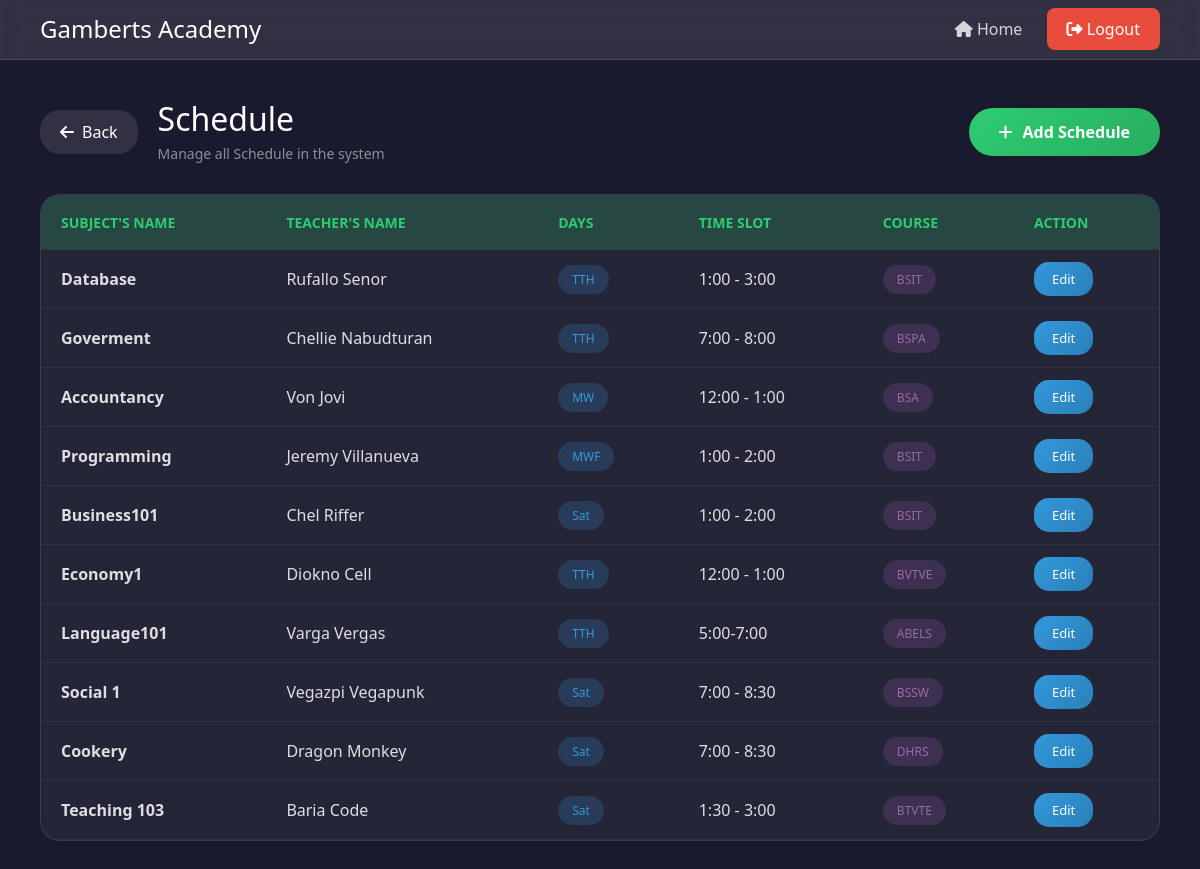
Before: /Test_Schedule/ with the older database file.
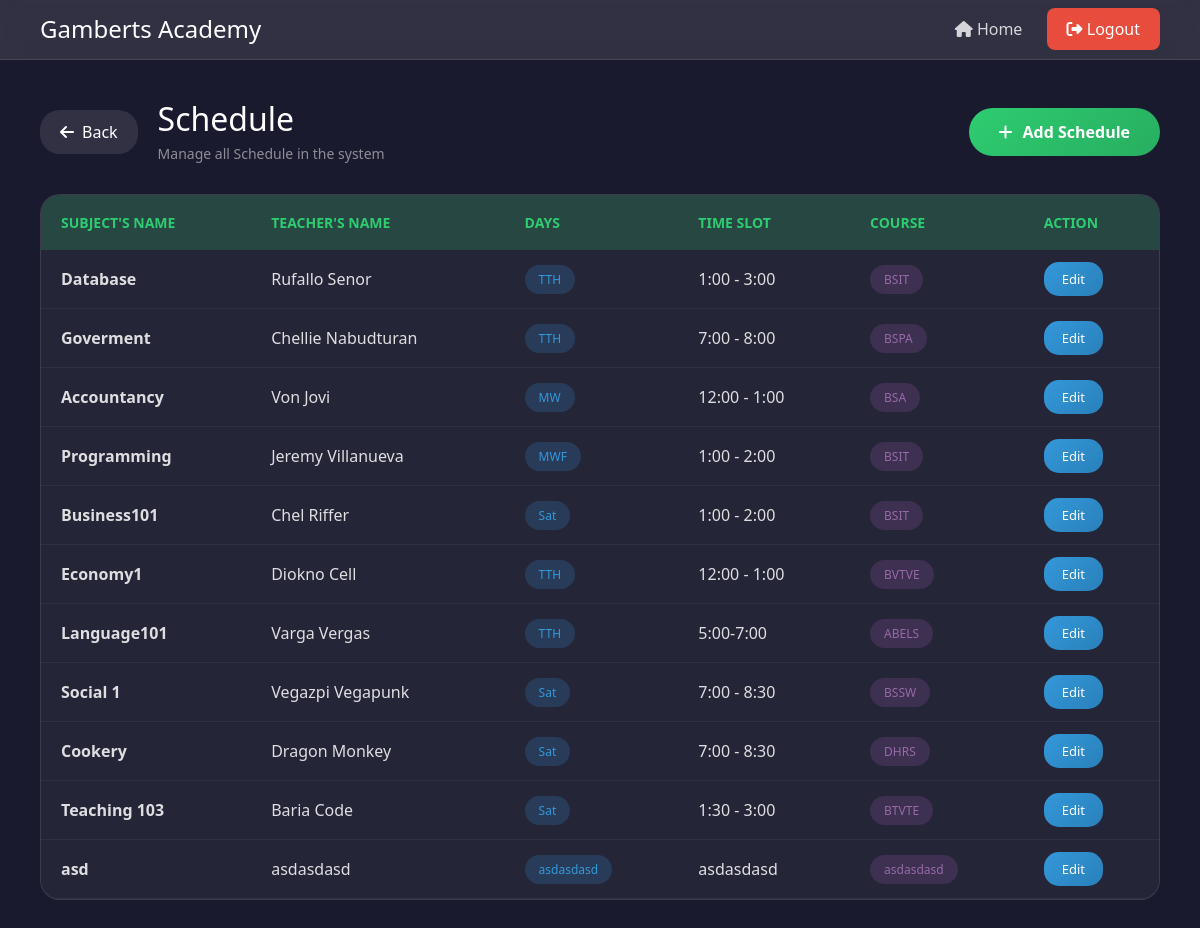
After: the same page with the newer database file.
### online_enrollment/models.py (models this page shows, shortened)
class Schedule(models.Model):
    subjects = models.CharField(max_length=100)
    teachers = models.CharField(max_length=100)
    days = models.CharField(max_length=100)
    time_slot = models.CharField(max_length=100)
    course = models.CharField(max_length=100)

### online_enrollment/views.py (the view)
# urls.py: path('Test_Schedule/', views.Test_Schedule, name='Test_Schedule'),
def Test_Schedule(request):
    schedule = Schedule.objects.all()
    return render(request, 'online_enrollment//Schedule.html', {'Schedule':schedule})

### online_enrollment/templates/online_enrollment/Schedule.html (shortened to what this page needs)
<html lang ='en'>
<head>
    <link href="https://cdn.jsdelivr.net/npm/bootstrap@5.3.8/dist/css/bootstrap.min.css" rel="stylesheet">
    <link href="https://cdnjs.cloudflare.com/ajax/libs/font-awesome/6.4.0/css/all.min.css" rel="stylesheet">
</head>
<div style=' position:relative;'>
    <nav class="navbar-custom">
        <div class="brand">
            <h1>Gamberts Academy</h1>
        </div>
        <div>
            <a href="{% url 'Home' %}"><i class="fas fa-home"></i> Home</a>
            <a href="{% url 'Logout' %}" class="btn-logout"><i class="fas fa-sign-out-alt"></i> Logout</a>
        </div>
    </nav>
    <div class="main-content">
        <div class="page-header">
            <div style="display: flex; align-items: center; gap: 20px;">
                <a href="{% url 'Home' %}" class="btn-back">
                    <i class="fas fa-arrow-left"></i> Back
                </a>
                <div class="page-title">
                    <div>
                        <h2>Schedule</h2>
                        <p>Manage all Schedule in the system</p>
                    </div>
                </div>
            </div>
            <a href="{% url 'Schedule_Form' %}" class="btn-add">
                <i class="fas fa-plus"></i> Add Schedule
            </a>
        </div>
  <div class="table-card">
            <table>
                <thead>
                    <tr>
                        <th> Subject's Name </th>
                        <th> Teacher's Name </th>
                        <th> Days </th>
                        <th> Time Slot </th>
                        <th> Course </th>
                        <th> Action </th>
                    </tr>
                </thead>
                <tbody>
                    {% for Each_Schedule in Schedule %}
                    <tr >
                        <td><strong>{{Each_Schedule.subjects}}</strong></td>
                        <td> {{Each_Schedule.teachers}} </td>
                        <td><span class="badge-days">{{Each_Schedule.days}}</span></td>
                        <td> {{Each_Schedule.time_slot}} </td>
                        <td><span class="badge-course">{{Each_Schedule.course}}</span></td>
                         <td>
                            <a href="{% url 'Schedule_Edit' Each_Schedule.id %}" class="btn-edit">
                                Edit
                            </a>
                        </td>
                    </tr>
                    {%endfor%}
                </tbody>
            </table>
</div>

Changed rows visible on the page:
added Schedule: subjects "asd", teachers "asdasdasd", days "asdasdasd", time_slot "asdasdasd", course "asdasdasd"
